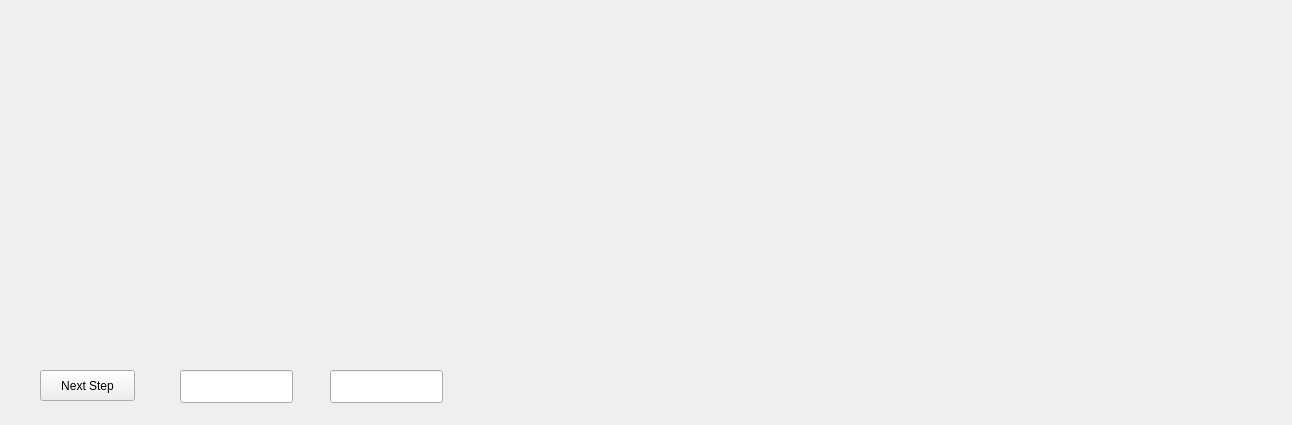
<?xml version="1.0" encoding="UTF-8"?>
<ui version="4.0">
 <class>MainWindow</class>
 <widget class="QMainWindow" name="MainWindow">
  <property name="geometry">
   <rect>
    <x>0</x>
    <y>0</y>
    <width>1292</width>
    <height>425</height>
   </rect>
  </property>
  <property name="windowTitle">
   <string>MainWindow</string>
  </property>
  <widget class="QWidget" name="centralWidget">
   <widget class="QWidget" name="verticalLayoutWidget">
    <property name="geometry">
     <rect>
      <x>40</x>
      <y>10</y>
      <width>1251</width>
      <height>351</height>
     </rect>
    </property>
    <layout class="QVBoxLayout" name="verticalLayout">
     <item>
      <layout class="QHBoxLayout" name="horizontalLayout">
       <property name="sizeConstraint">
        <enum>QLayout::SetDefaultConstraint</enum>
       </property>
      </layout>
     </item>
     <item>
      <layout class="QHBoxLayout" name="horizontalLayout_2"/>
     </item>
     <item>
      <layout class="QHBoxLayout" name="horizontalLayout_4"/>
     </item>
    </layout>
   </widget>
   <widget class="QPushButton" name="pushButton">
    <property name="geometry">
     <rect>
      <x>40</x>
      <y>370</y>
      <width>95</width>
      <height>31</height>
     </rect>
    </property>
    <property name="text">
     <string>Next Step</string>
    </property>
   </widget>
   <widget class="QLineEdit" name="lineEditCurrentInstruction">
    <property name="geometry">
     <rect>
      <x>180</x>
      <y>370</y>
      <width>113</width>
      <height>33</height>
     </rect>
    </property>
    <property name="readOnly">
     <bool>true</bool>
    </property>
   </widget>
   <widget class="QLineEdit" name="lineEditDisplay">
    <property name="geometry">
     <rect>
      <x>330</x>
      <y>370</y>
      <width>113</width>
      <height>33</height>
     </rect>
    </property>
    <property name="readOnly">
     <bool>true</bool>
    </property>
   </widget>
  </widget>
 </widget>
 <layoutdefault spacing="6" margin="11"/>
 <resources/>
 <connections/>
</ui>
